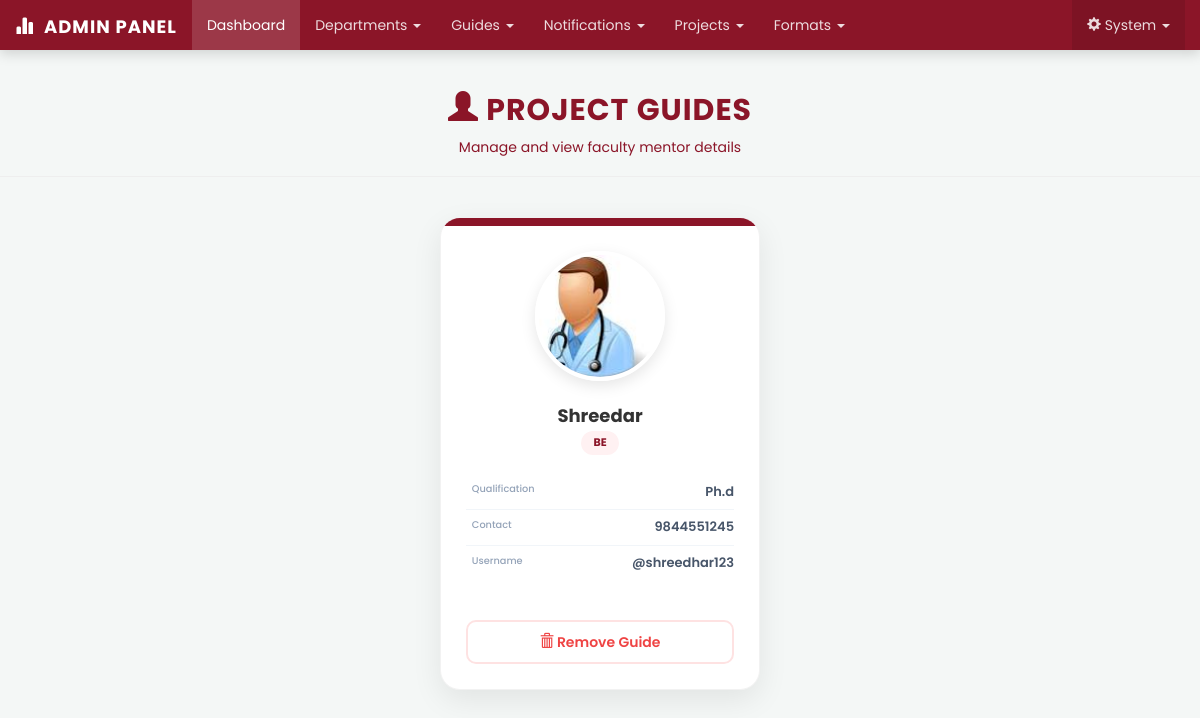
/viewguides.php, run on the app's committed database.
### tables this page shows
CREATE TABLE `guides` (
  `sino` int(11) NOT NULL,
  `name` varchar(100) NOT NULL,
  `quali` varchar(50) NOT NULL,
  `contno` varchar(20) NOT NULL,
  `deptid` varchar(10) DEFAULT NULL,
  `uname` varchar(20) NOT NULL,
  `pwd` varchar(20) NOT NULL,
  `sque` varchar(100) NOT NULL,
  `ans` varchar(50) NOT NULL,
  `imgname` varchar(100) NOT NULL
);

CREATE TABLE `dept` (
  `deptid` varchar(10) NOT NULL,
  `deptname` varchar(100) NOT NULL
);

### db.php (called while the page is built, shortened)
<?php
$conn = mysqli_connect('localhost', 'root', '', 'pts');
function execute($sql) {
    global $conn;
    $res = $conn->query($sql);
    return $res;
}
?>

### viewguides.php (the view, shortened to what this page needs)
<?php
    include_once('db.php');
    include_once('adminnavbar.php');
    $sql="select name,uname,imgname,quali,contno,deptname from guides g,dept d where d.deptid=g.deptid";
    $res=execute( $sql );
?>
<!DOCTYPE html>
<html>
<head>
</head>
<body>
    <div class="page-header">
        <h2><span class="glyphicon glyphicon-user"></span> Project Guides</h2>
        <p>Manage and view faculty mentor details</p>
    </div>
    <div class="guides-wrapper">
        <?php while( $row=$res->fetch_object() ) { ?>
            <div class="guide-card fade-in">
                <div class="card-accent"></div>
                <div class="img-container">
                    <img src="photos/<?php echo $row->imgname ?>" alt="Guide Photo"
                         onerror="this.src='img/default-avatar.png';">
                </div>
                <div class="guide-info">
                    <h4><?php echo $row->name ?></h4>
                    <span class="dept-badge"><?php echo $row->deptname ?></span>
                    <div class="detail-row">
                        <span class="label">Qualification</span>
                        <span class="value"><?php echo $row->quali ?></span>
                    </div>
                    <div class="detail-row">
                        <span class="label">Contact</span>
                        <span class="value"><?php echo $row->contno ?></span>
                    </div>
                    <div class="detail-row">
                        <span class="label">Username</span>
                        <span class="value">@<?php echo $row->uname ?></span>
                    </div>
                </div>
                <div class="card-actions">
                    <a href="deleteguide.php?uname=<?php echo $row->uname ?>"
                       class="btn-delete"
                       onclick="return confirm('Are you sure you want to delete this guide?');">
                        <span class="glyphicon glyphicon-trash"></span> Remove Guide
                    </a>
                </div>
            </div>
        <?php } ?>
    </div>
</body>
</html>

### adminnavbar.php (shortened to what this page needs)
<!DOCTYPE html>
<html lang="en">
<head>
    <link href="css/bootstrap.min.css" rel="stylesheet">
</head>
<body>
<nav class="navbar navbar-custom">
    <div class="container-fluid">
        <div class="navbar-header">
            <a class="navbar-brand" href="adminhomepage.php">
                <span class="glyphicon glyphicon-stats" style="margin-right:10px;"></span>Admin Panel
            </a>
        </div>
        <div class="collapse navbar-collapse" id="admin-nav">
            <ul class="nav navbar-nav">
                <li class="active"><a href="adminhomepage.php">Dashboard</a></li>
                <li class="dropdown">
                    <a href="#" class="dropdown-toggle" data-toggle="dropdown">Departments <span class="caret"></span></a>
                </li>
                <li class="dropdown">
                    <a href="#" class="dropdown-toggle" data-toggle="dropdown">Guides <span class="caret"></span></a>
                </li>
                <li class="dropdown">
                    <a href="#" class="dropdown-toggle" data-toggle="dropdown">Notifications <span class="caret"></span></a>
                </li>
                <li class="dropdown">
                    <a href="#" class="dropdown-toggle" data-toggle="dropdown">Projects <span class="caret"></span></a>
                </li>
                <li class="dropdown">
                    <a href="#" class="dropdown-toggle" data-toggle="dropdown">Formats <span class="caret"></span></a>
                </li>
            </ul>
            <ul class="nav navbar-nav navbar-right">
                <li class="dropdown">
                    <a href="#" class="dropdown-toggle" data-toggle="dropdown" style="background: rgba(0,0,0,0.1);">
                        <span class="glyphicon glyphicon-cog"></span> System <span class="caret"></span>
                    </a>
                </li>
            </ul>
        </div>
    </div>
</nav>
</body>

### adminnavbar.php (style rules this page uses)
body { font-family: 'Poppins', sans-serif; background-color: #f4f7f6; }
.navbar-custom { background-color: #8B1528; border: none; border-radius: 0; box-shadow: 0 4px 12px rgba(0,0,0,0.15); }
.navbar-custom .navbar-brand { color: #ffffff; font-weight: 700; text-transform: uppercase; letter-spacing: 1px; }
.navbar-custom .navbar-nav > li > a { color: rgba(255,255,255,0.85); font-weight: 400; transition: all 0.3s ease; }
.navbar-custom .navbar-nav > li > a:hover, .navbar-custom .navbar-nav > li > a:focus, .navbar-custom .navbar-nav > .active > a { background-color: rgba(255,255,255,0.15); color: #ffffff; }

### viewguides.php (style rules this page uses)
:root { --maroon: #8B1528; --maroon-hover: #630d1a; --bg-body: #f4f7f6; }
body { background-color: var(--bg-body); font-family: 'Poppins', sans-serif; padding-bottom: 50px; }
.page-header { text-align: center; margin: 40px 0; color: var(--maroon); }
.page-header h2 { font-weight: 700; text-transform: uppercase; letter-spacing: 1px; }
.guides-wrapper { display: flex; flex-wrap: wrap; justify-content: center; gap: 30px; padding: 0 15px; }
.guide-card { background: #ffffff; width: 320px; border-radius: 20px; overflow: hidden; box-shadow: 0 10px 30px rgba(0,0,0,0.08); transition: all 0.4s ease; position: relative; border: 1px solid rgba(0,0,0,0.05); }
.card-accent { height: 8px; background: var(--maroon); }
.img-container { text-align: center; padding: 25px 0 15px; }
.img-container img { width: 130px; height: 130px; border-radius: 50%; object-fit: fill; border: 4px solid #fff; box-shadow: 0 5px 15px rgba(0,0,0,0.1); transition: transform 0.3s ease; }
.guide-info { padding: 0 25px 20px; text-align: center; }
.guide-info h4 { color: #333; font-weight: 700; margin: 10px 0 5px; }
.guide-info .dept-badge { display: inline-block; background: #fff1f2; color: var(--maroon); font-size: 11px; font-weight: 700; padding: 4px 12px; border-radius: 50px; text-transform: uppercase; margin-bottom: 20px; }
.detail-row { display: flex; justify-content: space-between; padding: 8px 0; border-bottom: 1px solid #f1f5f9; font-size: 13px; }
.detail-row:last-of-type { border-bottom: none; }
.label { color: #94a3b8; font-weight: 500; }
.value { color: #475569; font-weight: 600; }
.card-actions { padding: 20px 25px 25px; }
.btn-delete { display: block; width: 100%; background: #fff; color: #ef4444; border: 2px solid #fee2e2; padding: 10px; border-radius: 10px; font-weight: 600; text-decoration: none; transition: 0.3s; text-align: center; }
.fade-in { animation: fadeIn 0.6s ease-in forwards; }

### data on the page
guides: imgname (picture), name "Shreedar", deptid.deptname "BE", quali "Ph.d", contno "9844551245", uname "shreedhar123"
